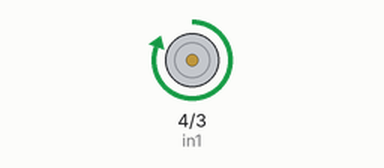
This sketch was run on a simulated Arduino Uno, built with avr-gcc and run on an emulated ATmega328P. Shown: motor-driver pin pairs drawn as motors (green arrow = first pin HIGH = forward, orange = second pin HIGH = backward, longer = more drive).

Above: at 0.5 s.
At 3.5 s:
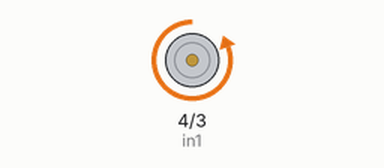
At 5.0 s:
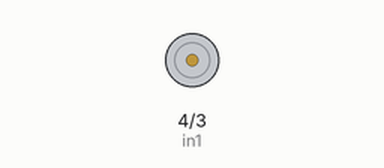
Timing chart, 0 to 7.8 s (numbered marks = the images above):
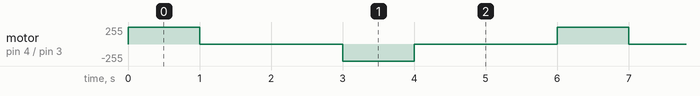

The sketch:

s04_DC_Keyestudio.ino
```cpp
// DC Motor Keyestudio
// Ejercicio de clase - Interacción y Escena 2023 - Citlali Hernández

// Declaramos las dos constantes con los pines digitales del motor
// En el caso de la placa de Keyestudio, ambos pines están en un mismo conector RJ11
const int in1 = 4;
const int in2 = 3;


void setup() {
  // Establecemos ambos pines como OUTPUTS
  pinMode(in1, OUTPUT);
  pinMode(in2, OUTPUT);

  // Apagamos al motor
  digitalWrite(in1, LOW);
  digitalWrite(in2, LOW);
}

void loop() {

  derecha();
  apagar();
  izquierda();
  apagar();
}

// Esta función agrupa el código que mueve
void derecha() {
  // Turn on motor A & B
  digitalWrite(in1, HIGH);
  digitalWrite(in2, LOW);
  delay(1000);
}

void izquierda() {
  digitalWrite(in1, LOW);
  digitalWrite(in2, HIGH);
  delay(1000);
}

void apagar() {
  digitalWrite(in1, LOW);
  digitalWrite(in2, LOW);
  delay(2000);
}
```

Measured:
- by itself, motor on pin 4 (in1) / pin 3 (in2): repeats every 6.0 s: stopped 2.0 s, backward 255/255 1.0 s, stopped 2.0 s, forward 255/255 1.0 s
